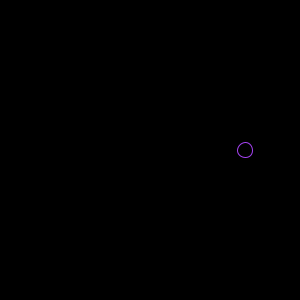
Frame 1 (no input)
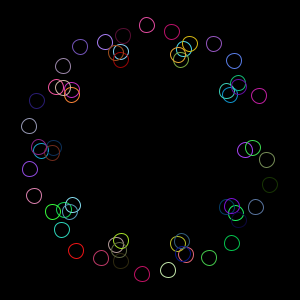
Frame 60 (the mouse pressed at the canvas centre just before this capture)
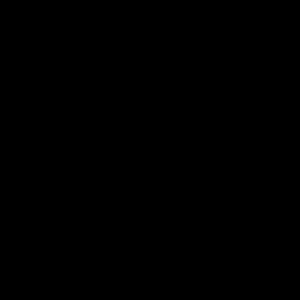
Frame 120 (the mouse held since frame 60 and released just before this capture)

The Processing sketch that drew these frames (run headless with seeded random() and noise(); from frame 60 on, the mouse is pressed at the canvas centre):

// Processing sketch: processing_47285
// ── processing_47285.pde

int rc = 100;
int rm = 10;
int rd = 15;
float t = 0.0;

float x;
float y;

void setup() {
  size(300, 300);
  background(0);

  smooth();
}

void draw() {
  x = width/2 + (rc + rm) * cos(t) - rd * cos(((rc + rm) * t)/rm);
  y = height/2 + (rc + rm) * sin(t) - rd * sin(((rc + rm) * t)/rm);

  noFill();
  stroke(random(256), random(256), random(256));
  ellipse(x, y, 15, 15);

  t += 0.1;

  if (mousePressed == true) {
    background(0);
    t = 0.0;
  }
}
